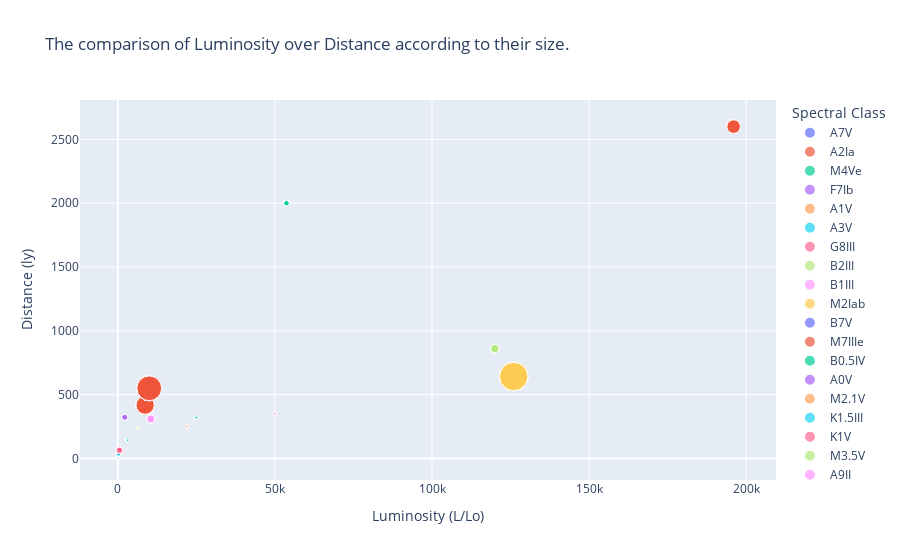

Notebook code for this chart:
### Markdown cell above
## Lets compare the distance and Luminosity on Class.

### Code cell
plt.figure(figsize=(16,6))
fig2=px.scatter(df, y='Distance (ly)', x='Luminosity (L/Lo)',size='Radius (R/Ro)', color='Spectral Class', title='The comparison of Luminosity over Distance according to their size.')
fig2.show()
